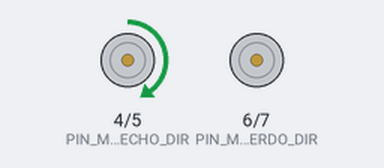
Bench run of a sketch on a simulated Arduino Uno, built with avr-gcc and run on an emulated ATmega328P. On the bench: direction and speed pins drawn as motors (green arrow = direction pin HIGH = forward, orange = LOW = backward, longer = more drive).

Above: at 0.5 s.
At 1.5 s:
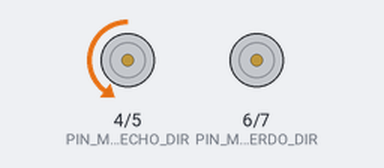
At 4.5 s:
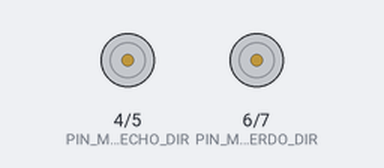
Timing chart, 0 to 6.5 s (numbered marks = the images above):
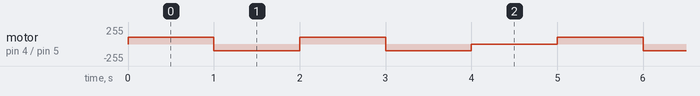

Measured:
- by itself, motor on pin 4 (PIN_MOTOR_DERECHO_DIR) / pin 5 (PIN_MOTOR_DERECHO_PWM): repeats every 5.0 s: backward 100/255 1.0 s, forward 100/255 1.0 s, backward 100/255 1.0 s, stopped 1.0 s, forward 100/255 1.0 s

The sketch:

robot.ino
```cpp
/*********************************
*             Motor              * Nombre de la clase
**********************************
*  - default_speed : int         *
*  - pin_dir: int                *
*  - pin_pwm: int                * Atributos
*  - speed: int                  *
*  - invert: bool                *
**********************************
*  + stop() : void               *
*  + backward() : void           *
*  + forward() : void            * Metodos o Acciones.
*  + invertDirection() : void    *
*  + setSpeed(int speed) : void  *
**********************************/

class Motor
{
private:
    /***************** Atributos ************************/
    int default_speed = 100;
    int pin_dir, pin_pwm, speed;
    bool invert;

public:
    /**************** Metodo constructor *****************/
    Motor(int pdir, int ppwm)
    {
        //seteo los pines de direccion y pwm.
        pin_dir = pdir;
        pin_pwm = ppwm;
        //defino los pines de direccion y pwm como salida.
        pinMode(pin_dir, OUTPUT);
        pinMode(pin_pwm, OUTPUT);
        //seteo la velocidad
        speed = default_speed;
    }
    /**************** Metodos o Acciones *****************/
    void setSpeed(int s)
    {
        if (s >= 100)
        {
            //si la veloidad es mayor a 100, seteo la velocidad a 100.
            s = 100;
        }
        else if (s <= 0)
        {
            //si la veloidad es menor a 0, seteo la velocidad a 0.
            s = 0;
        }

        int value = (int)s * 255 / 100;
        speed = value;
    }

    void forward() //Voy hacia adelante.
    {

        //seteo la direccion hacia adelante.
        //NOTA: Utilizo el FLAG invertir, para que el motor se mueva en el sentido contrario.
        //Ya que fisicamente  el motor se encuentra invertido por lo tanto, el motor va hacia atras.
        //De esta forma resolvemos el problema de que el motor se mueva en el sentido contrario.
        digitalWrite(pin_dir, invert);
        //seteo la velocidad.
        analogWrite(pin_pwm, speed);
    }

    void backward() //Voy hacia atras.
    {
        //seteo la direccion hacia atras.
        //NOTA: Utilizo el FLAG invertir, para que el motor se mueva en el sentido contrario.
        //Ya que fisicamente  el motor se encuentra invertido por lo tanto, el motor va hacia adelante.
        //De esta forma resolvemos el problema de que el motor se mueva en el sentido contrario.
        digitalWrite(pin_dir, !invert);
        //seteo la velocidad.
        analogWrite(pin_pwm, speed);
    }

    void invertDirection()
    {
        //cambio el valor del flag invertir.
        invert = !invert;
    }

    void stop() //Freno
    {
        //seteo la velocidad a 0 para frenar el motor.
        digitalWrite(pin_dir, LOW);
        analogWrite(pin_pwm, 0);
    }
};

//Defino los pines de los motores.
#define PIN_MOTOR_DERECHO_DIR 4
#define PIN_MOTOR_DERECHO_PWM 5
#define PIN_MOTOR_IZQUIERDO_DIR 6
#define PIN_MOTOR_IZQUIERDO_PWM 7

//Instancio los motores
Motor m1 = Motor(PIN_MOTOR_DERECHO_DIR, PIN_MOTOR_DERECHO_PWM);
Motor m2 = Motor(PIN_MOTOR_IZQUIERDO_DIR, PIN_MOTOR_IZQUIERDO_PWM);

//defino la direcciones del robot
void forward() //voy hacia adelante
{
    m1.forward();
    m2.forward();
}

void backward() //voy hacia atras
{
    m1.backward();
    m2.backward();
}

void left() //giro a la izquierda
{
    m1.forward();
    m2.backward();
}


void right() //giro a la derecha
{
    m1.backward();
    m2.forward();
}

void stopMotor() //freno
{
  m1.stop();
  m2.stop();
}

void setup()
{
    //como uno de los motores va en sentido contrario por que esta invertido fisicamente, invierto su sentido por software.
    m1.invertDirection();
}

void loop()
{
    //voy hacia adelante
    forward();
    delay(1000);
    //voy hacia atras
    backward();
    delay(1000);
    //giro a la izquierda
    left();
    delay(1000);
    //giro a la derecha
    right();
    delay(1000);
    //freno
    stopMotor();
    delay(1000);
}
```
